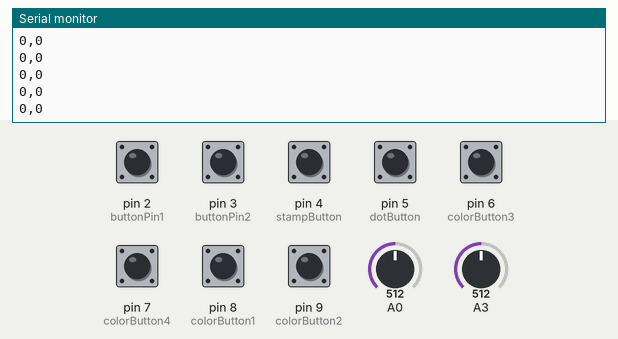
This sketch was run on a simulated Arduino Uno, built with avr-gcc and run on an emulated ATmega328P. Shown: the last lines printed to the serial monitor. The test bench sets the inputs (shaded band); at power-on: pin 2 (buttonPin1), pin 3 (buttonPin2), pin 4 (stampButton), pin 5 (dotButton), pin 6 (colorButton3), pin 7 (colorButton4), pin 8 (colorButton1), pin 9 (colorButton2) LOW, A0 = 512, A3 = 512.

Above: at 1.2 s.
1.3 s: pin 2 (buttonPin1) pulled HIGH for 0.15 s
At 1.47 s:
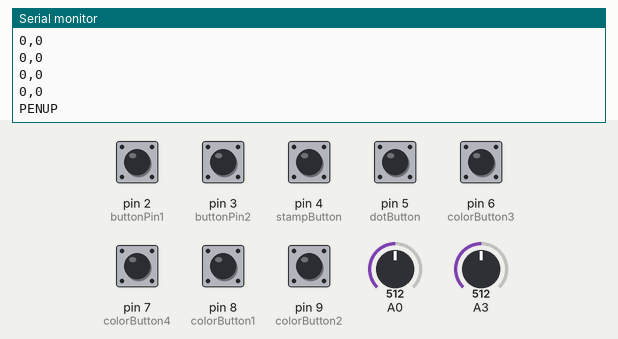
2.9 s: pin 3 (buttonPin2) pulled HIGH for 0.15 s
At 3.07 s:
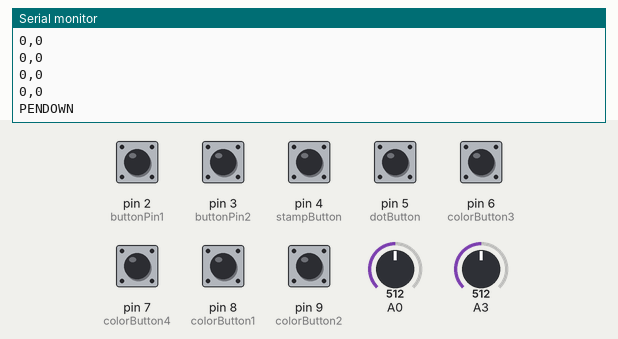
4.5 s: pin 4 (stampButton) pulled HIGH for 0.15 s
At 4.68 s:
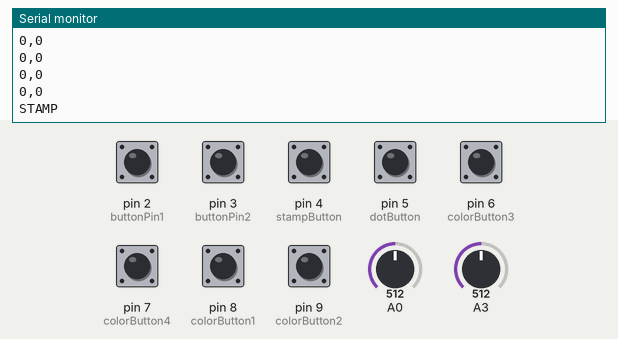
6.1 s: pin 5 (dotButton) pulled HIGH for 0.15 s
At 6.29 s:
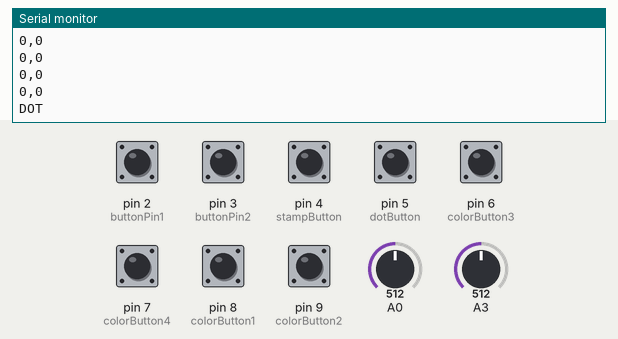
7.7 s: pin 6 (colorButton3) pulled HIGH for 0.15 s
At 7.9 s:
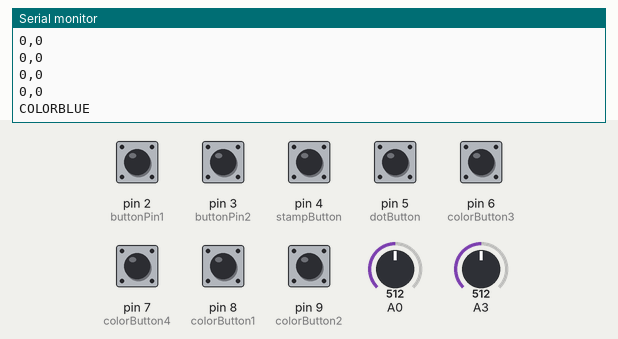
9.3 s: pin 7 (colorButton4) pulled HIGH for 0.15 s
At 9.5 s:
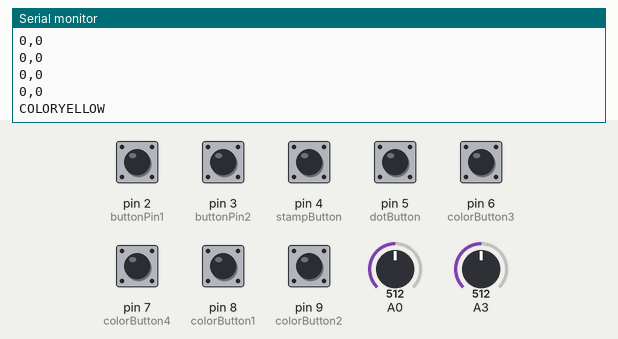

The sketch:

arduino_code.ino.ino
```cpp
const int buttonPin1 = 2;  // pin for penup button
const int buttonPin2 = 3;  // pin for pendown button
const int colorButton1 = 8;  // pin for red button
const int colorButton2 = 9;  // pin for green button
const int colorButton3 = 6;  // pin for blue button
const int colorButton4 = 7;  // pin for yellow button
const int stampButton = 4;  // pin for stamp button
const int dotButton = 5;  // pin for dot button

void setup() {
  pinMode(buttonPin1, INPUT);
  pinMode(buttonPin2, INPUT);
  pinMode(colorButton1, INPUT);
  pinMode(colorButton2, INPUT);
  pinMode(colorButton3, INPUT);
  pinMode(colorButton4, INPUT);
  pinMode(stampButton, INPUT);
  pinMode(dotButton, INPUT);
  Serial.begin(9600);
}

void loop() {
  int joy1X = analogRead(A3);  // Read joystick 1 X-axis
  int joy2X = analogRead(A0);  // Read joystick 2 X-axis

  int forwardBackward = map(joy1X, 0, 1023, 50, -50); // Adjust range as needed
  int turn = map(joy2X, 0, 1023, 50, -50); // Adjust range as needed

  // Ensure values are within acceptable ranges
  forwardBackward = constrain(forwardBackward, -50, 50);
  turn = constrain(turn, -50, 50);


  Serial.print(forwardBackward);
  Serial.print(",");
  Serial.println(turn);

  int buttonState1 = digitalRead(buttonPin1);
  int buttonState2 = digitalRead(buttonPin2);
  int colorState1 = digitalRead(colorButton1);
  int colorState2 = digitalRead(colorButton2);
  int colorState3 = digitalRead(colorButton3);
  int colorState4 = digitalRead(colorButton4);
  int stampState = digitalRead(stampButton);
  int dotState = digitalRead(dotButton);

  if (buttonState1 == HIGH) {
    Serial.println("PENUP");  // Send command to lift pen
    delay(100);  // Debounce delay
  }

  if (buttonState2 == HIGH) {
    Serial.println("PENDOWN");  // Send command to lower pen
    delay(100);  // Debounce delay
  }

  if (colorState1 == HIGH) {
    Serial.println("COLORRED");  // Send command to change color to red
    delay(100);  // Debounce delay
  }

  if (colorState2 == HIGH) {
    Serial.println("COLORGREEN");  // Send command to change color to green
    delay(100);  // Debounce delay
  }

  if (colorState3 == HIGH) {
    Serial.println("COLORBLUE");  // Send command to change color to blue
    delay(100);  // Debounce delay
  }

  if (colorState4 == HIGH) {
    Serial.println("COLORYELLOW");  // Send command to change color to yellow
    delay(100);  // Debounce delay
  }

  if (stampState == HIGH) {
    Serial.println("STAMP");  // Send command to make a stamp
    delay(100);  // Debounce delay
  }

  if (dotState == HIGH) {
    Serial.println("DOT");  // Send command to make a dot
    delay(100);  // Debounce delay
  }

  delay(100);  // Adjust delay as needed for stable serial communication
}
```

Measured:
- after the input at 1.3 s, the serial monitor: prints a new line at once (image 1)
- after the input at 2.9 s, the serial monitor: prints a new line at once (image 2)
- after the input at 4.5 s, the serial monitor: prints a new line at once (image 3)
- after the input at 6.1 s, the serial monitor: prints a new line at once (image 4)
- after the input at 7.7 s, the serial monitor: prints a new line at once (image 5)
- after the input at 9.3 s, the serial monitor: prints a new line after 0.05 s (image 6)
